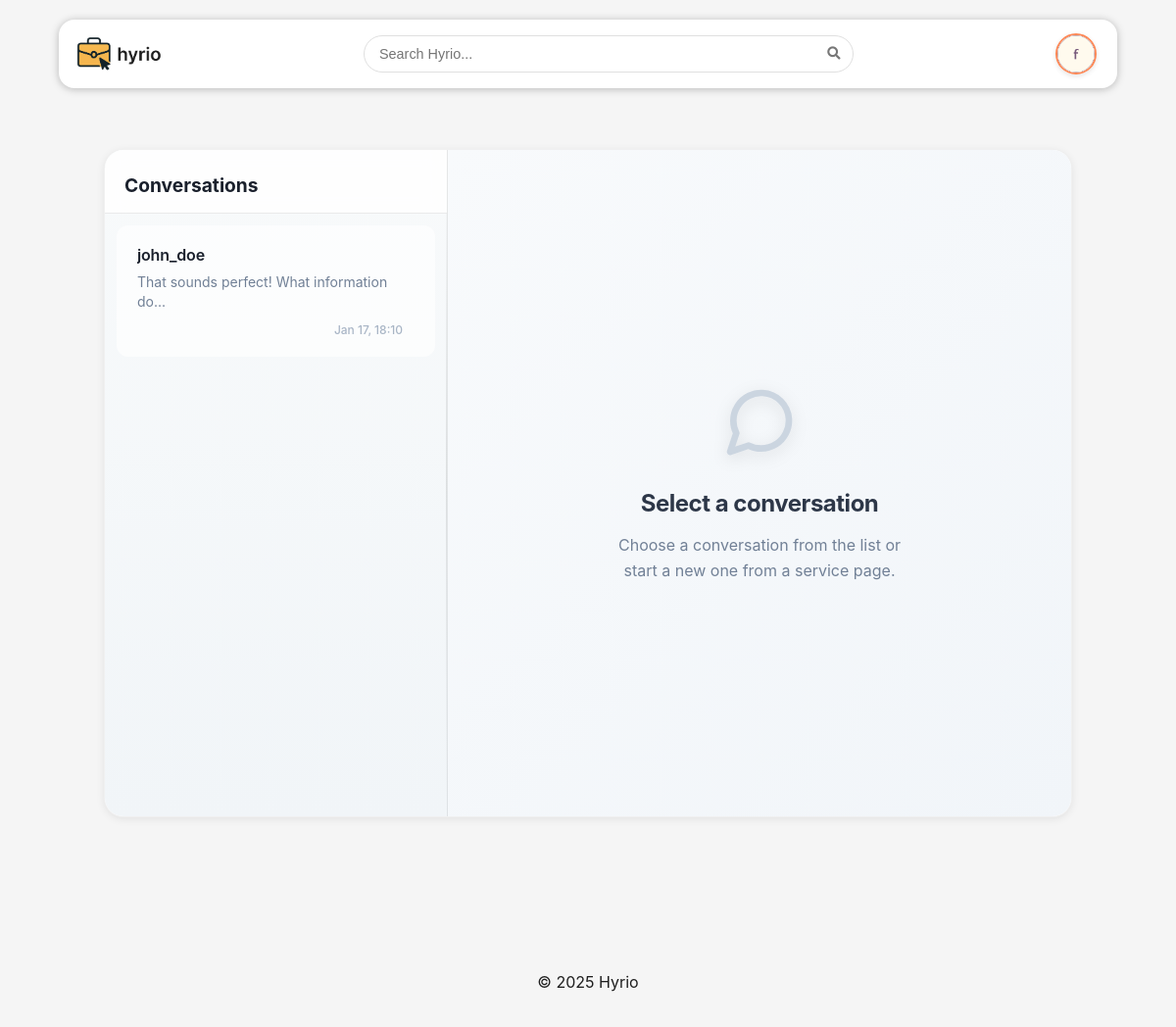
Page /pages/messages.php (signed in) on the committed database.
### tables this page shows
CREATE TABLE messages (
  id INTEGER PRIMARY KEY,
  sender VARCHAR(255) NOT NULL REFERENCES users(username),
  receiver VARCHAR(255) NOT NULL REFERENCES users(username),
  message_text TEXT NOT NULL,
  timestamp INTEGER NOT NULL,
  read_timestamp INTEGER DEFAULT 0  -- 0 = unread, timestamp = when read
);

### database/classes/messages.php (called while the page is built, shortened)
<?php
function getConversations($db, $username)
{
    $query = $db->prepare("
            SELECT DISTINCT
                CASE
                    WHEN sender = :username THEN receiver
                    ELSE sender
                END AS other_user
            FROM messages
            WHERE sender = :username OR receiver = :username
        ");
    $query->execute(['username' => $username]);
    $conversations = $query->fetchAll(PDO::FETCH_ASSOC);
    $result = [];
    foreach ($conversations as $conv) {
        $otherUser = $conv['other_user'];
        $lastMsgQuery = $db->prepare("
                SELECT message_text, timestamp, sender
                FROM messages
                WHERE (sender = :username AND receiver = :other_user)
                   OR (sender = :other_user AND receiver = :username)
                ORDER BY timestamp DESC
                LIMIT 1
            ");
        $lastMsgQuery->execute(['username' => $username, 'other_user' => $otherUser]);
        $lastMessage = $lastMsgQuery->fetch(PDO::FETCH_ASSOC);
        $unreadQuery = $db->prepare("
                SELECT COUNT(*) as unread_count
                FROM messages
                WHERE sender = :other_user
                  AND receiver = :username
                  AND read_timestamp = 0
            ");
        $unreadQuery->execute([
            'other_user' => $otherUser,
            'username' => $username
        ]);
        $unreadData = $unreadQuery->fetch(PDO::FETCH_ASSOC);
        $result[] = [
            'other_user' => $otherUser,
            'last_message' => $lastMessage ? $lastMessage['message_text'] : '',
            'last_message_timestamp' => $lastMessage ? $lastMessage['timestamp'] : 0,
            'last_message_sender' => $lastMessage ? $lastMessage['sender'] : '',
            'unread_count' => $unreadData['unread_count']
        ];
    }
    usort($result, function ($a, $b) {
        return $b['last_message_timestamp'] - $a['last_message_timestamp'];
    });
    return $result;
}

### includes/auth.php (called while the page is built, shortened)
<?php
class Auth
{
    private static ?Auth $instance = null;
    public static function getInstance(): Auth
    {
        if (self::$instance === null) {
            self::$instance = new Auth();
        }
        return self::$instance;
    }
    public function getUser()
    {
        return $_SESSION['user'] ?? null;
    }
}

### pages/messages.php (the view, shortened to what this page needs)
<?php
require_once(__DIR__ . '/../database/classes/user.php');
require_once(__DIR__ . '/../database/classes/messages.php');
require_once(__DIR__ . '/../includes/auth.php');
require_once(__DIR__ . '/../includes/common.php');
$loggedInUser = Auth::getInstance()->getUser();
$username = $loggedInUser['username'];
$db = Database::getInstance();
$otherUser = isset($_GET['user']) ? $_GET['user'] : null;
$conversations = getConversations($db, $username);
echo '<link rel="stylesheet" href="/css/messages.css">';
?>
<main class="messages-container">
    <div class="messages-layout<?= $otherUser ? ' conversation-selected' : '' ?>">
        <aside class="conversations-sidebar">
            <h2>Conversations</h2>
            <div class="conversation-list">
                <?php
                if (empty($conversations) && !$otherUser): ?>
                    <p class="no-conversations">No conversations yet.</p>
                <?php else: ?>
                    <?php foreach ($conversations as $conversation):
                        $otherUsername = htmlspecialchars($conversation['other_user']);
                        $lastMessage = htmlspecialchars($conversation['last_message']);
                        $lastMessageTime = date('M j, H:i', $conversation['last_message_timestamp']);
                        $unreadCount = (int) $conversation['unread_count'];
                        $hasUnread = $unreadCount > 0;
                        $isSelected = ($otherUser === $otherUsername) ? 'selected' : '';
                        $unreadClass = $hasUnread ? 'unread' : '';
                        ?>
                        <a href="/pages/messages.php?user=<?= $otherUsername ?>"
                            class="conversation-item <?= $isSelected ?> <?= $unreadClass ?>">
                            <div class="conversation-info">
                                <div class="conversation-header-info">
                                    <h3><?= $otherUsername ?></h3>
                                </div>
                                <div class="last-message">
                                    <span class="message-preview">
                                        <?= mb_strlen($lastMessage) > 40 ? mb_substr($lastMessage, 0, 40) . '...' : $lastMessage ?>
                                    </span>
                                    <span class="message-time"><?= $lastMessageTime ?></span>
                                </div>
                            </div>
                        </a>
                    <?php endforeach; ?>
                <?php endif; ?>
            </div>
        </aside>
        <section class="message-area">
            <?php if ($otherUser): ?>
                <?php
                $messages = getMessages($db, $username, $otherUser);
                ?>
                <div class="conversation-header">
                    <button class="mobile-back-btn" onclick="goBackToConversations()">
                        <svg xmlns="http://www.w3.org/2000/svg" width="20" height="20" viewBox="0 0 24 24" fill="none"
                            stroke="currentColor" stroke-width="2" stroke-linecap="round" stroke-linejoin="round">
                            <path d="m15 18-6-6 6-6" />
                        </svg>
                        Back
                    </button>
                    <h2>
                        <?= htmlspecialchars($otherUser) ?>
                    </h2>
                    <div class="connection-status" id="connection-status">
                        <span class="status-indicator"></span>
                        <span class="status-text">Connected</span>
                    </div>
                </div>
                <div class="messages-list" id="messages-list">
                    <?php if (empty($messages)): ?>
                        <p class="no-messages">No messages yet. Start the conversation!</p>
                    <?php else: ?>
                        <?php foreach ($messages as $message): ?>
                            <?php
                            $isOwn = ($message['sender'] === $username);
                            $messageClass = $isOwn ? 'message-own' : 'message-other';
                            ?>
                            <div class="message-item <?= $messageClass ?>">
                                <div class="message-content">
                                    <p><?= htmlspecialchars($message['message_text']) ?></p>
                                    <span class="message-time"><?= date('M j, H:i', $message['timestamp']) ?></span>
                                </div>
                            </div>
                        <?php endforeach; ?>
                    <?php endif; ?>
                </div>
                <form class="message-form" method="post" data-ajax="true">
                    <input type="hidden" name="receiver" value="<?= htmlspecialchars($otherUser) ?>">
                    <div class="message-input-area">
                        <textarea name="message_text" placeholder="Type a message..." class="message-input"
                            rows="3"></textarea>
                    </div>
                    <div class="message-actions">
                        <button type="submit" class="send-btn">Send</button>
                    </div>
                </form>
                <script src="/js/messages.js"></script>
                <script>
                    // Mobile navigation function
                    function goBackToConversations() {
                        // For mobile, navigate to messages page without user parameter
                        if (window.innerWidth <= 768) {
                            window.location.href = '/pages/messages.php';
                        } else {
                            // For larger screens, also redirect to messages page
                            window.location.href = '/pages/messages.php';
                        }
                    }
                    // Initialize real-time messaging
                    document.addEventListener('DOMContentLoaded', function () {
                        // Initialize conversation list manager (always active)
                        window.conversationListManager = new ConversationListManager('<?= htmlspecialchars($username) ?>');
                        window.conversationListManager.init();
                        // Initialize message handler only if we have a conversation selected
                        <?php if ($otherUser): ?>
                            window.messagesHandler = new MessagesHandler({
                                otherUser: '<?= htmlspecialchars($otherUser) ?>',
                                currentUser: '<?= htmlspecialchars($username) ?>',
                                lastMessageId: <?= !empty($messages) ? end($messages)['id'] : 0 ?>
                            });
                            window.messagesHandler.init();
                        <?php endif; ?>
                        // Handle mobile conversation clicks
                        const conversationItems = document.querySelectorAll('.conversation-item');
                        conversationItems.forEach(item => {
                            item.addEventListener('click', function (e) {
                                if (window.innerWidth <= 768) {
                                    // On mobile, add transition effect and navigate
                                    const messagesLayout = document.querySelector('.messages-layout');
                                    if (messagesLayout) {
                                        messagesLayout.classList.add('conversation-selected');
                                        // Small delay for visual feedback, then navigate
                                        setTimeout(() => {
                                            window.location.href = item.getAttribute('href');
                                        }, 200);
                                        e.preventDefault();
                                        return false;
                                    }
                                }
                            });
                        });
                    });
                </script>
            <?php else: ?>
                <div class="no-conversation-selected">
                    <div class="placeholder-message">
                        <h2>Select a conversation</h2>
                        <p>Choose a conversation from the list or start a new one from a service page.</p>
                    </div>
                </div>
            <?php endif; ?>
        </section>
    </div>
</main>

### css/style.css (style rules this page uses)
:root { --text: #1e1e1e; --background: whitesmoke; --primary: #fe8856; --secondary: #bd5656; --accent: #944c4c; --shadow: rgba(0, 0, 0, 0.25); background: var(--background); font-family: 'Inter', sans-serif; }
html, body { height: 100%; margin: 0; padding: 0; }
body { display: flex; flex-direction: column; min-height: 100vh; }
main { width: 85%; margin: 0 auto; padding: 15px; box-sizing: border-box; overflow-x: hidden; flex: 1 0 auto; }

### css/messages.css (style rules this page uses)
.messages-container { max-width: 1500px; margin: 2rem auto; padding: 0 1rem; box-sizing: border-box; }
.messages-layout { display: grid; margin-top: 10px; margin-bottom: 50px; grid-template-columns: 350px 1fr; gap: 0; background-color: #fff; border-radius: 20px; box-shadow: 0 2px 8px rgba(0, 0, 0, 0.08); overflow: hidden; height: 85vh; max-height: 750px; transition: all 0.3s ease; border: 1px solid rgba(0, 0, 0, 0.06); }
.conversations-sidebar { background: linear-gradient(180deg, #f8fafb 0%, #f1f5f8 100%); border-right: 1px solid rgba(0, 0, 0, 0.08); display: flex; flex-direction: column; height: 100%; position: relative; overflow: hidden; width: 100%; box-sizing: border-box; }
.conversations-sidebar::before { content: ''; position: absolute; top: 0; right: 0; width: 1px; height: 100%; background: linear-gradient( 180deg, transparent 0%, rgba(0, 0, 0, 0.1) 50%, transparent 100% ); }
.conversations-sidebar h2 { padding: 1.5rem 1.25rem 1rem 1.25rem; margin: 0; border-bottom: 1px solid rgba(0, 0, 0, 0.08); font-size: 1.2rem; color: #1a202c; font-weight: 700; background: rgba(255, 255, 255, 0.8); backdrop-filter: blur(10px); }
.conversation-list { overflow-y: auto; overflow-x: hidden; flex: 1; padding: 0.5rem 0; width: 100%; box-sizing: border-box; }
.conversation-item { display: block; padding: 1.2rem 1.25rem; margin: 0.25rem 0.75rem; border-radius: 12px; color: #2d3748; text-decoration: none; transition: all 0.3s cubic-bezier(0.4, 0, 0.2, 1); position: relative; background: rgba(255, 255, 255, 0.7); border: 1px solid transparent; box-sizing: border-box; overflow: hidden; min-width: 0; }
.conversation-header-info { display: flex; justify-content: space-between; align-items: center; margin-bottom: 0.5rem; min-width: 0; }
.conversation-info { flex: 1; min-width: 0; margin-right: 0.75rem; }
.conversation-info h3 { margin: 0; font-size: 1rem; font-weight: 600; color: #1a202c; letter-spacing: -0.01em; overflow: hidden; text-overflow: ellipsis; white-space: nowrap; max-width: 100%; }
.last-message { display: flex; flex-direction: column; gap: 0.3rem; }
.message-preview { font-size: 0.875rem; color: #718096; line-height: 1.4; display: -webkit-box; -webkit-line-clamp: 2; line-clamp: 2; -webkit-box-orient: vertical; overflow: hidden; text-overflow: ellipsis; white-space: normal; word-wrap: break-word; max-width: 100%; }
.message-time { font-size: 0.75rem; color: #a0aec0; margin-top: 0.1rem; font-weight: 500; }
.message-area { display: flex; flex-direction: column; height: 100%; max-height: 100%; overflow: hidden; background: #ffffff; }
.message-time { display: block; font-size: 0.75rem; margin-top: 0.4rem; opacity: 0.9; text-align: right; font-weight: 500; }
.no-conversation-selected { display: flex; justify-content: center; align-items: center; height: 100%; background: linear-gradient(135deg, #f8fafc 0%, #f1f5f9 100%); }
.placeholder-message { text-align: center; color: #718096; padding: 3rem 2rem; max-width: 400px; }
.placeholder-message svg { font-size: 4rem; margin-bottom: 1.5rem; color: #cbd5e0; width: 80px; height: 80px; filter: drop-shadow(0 4px 8px rgba(0, 0, 0, 0.1)); }
.placeholder-message h2 { margin: 0 0 1rem 0; color: #2d3748; font-weight: 700; font-size: 1.5rem; letter-spacing: -0.02em; }
.placeholder-message p { margin: 0; max-width: 320px; line-height: 1.6; font-size: 1rem; }

### rows in the picture
messages: sender "john_doe", message_text "That sounds perfect! What information do", timestamp "Jan 17, 18:10"
